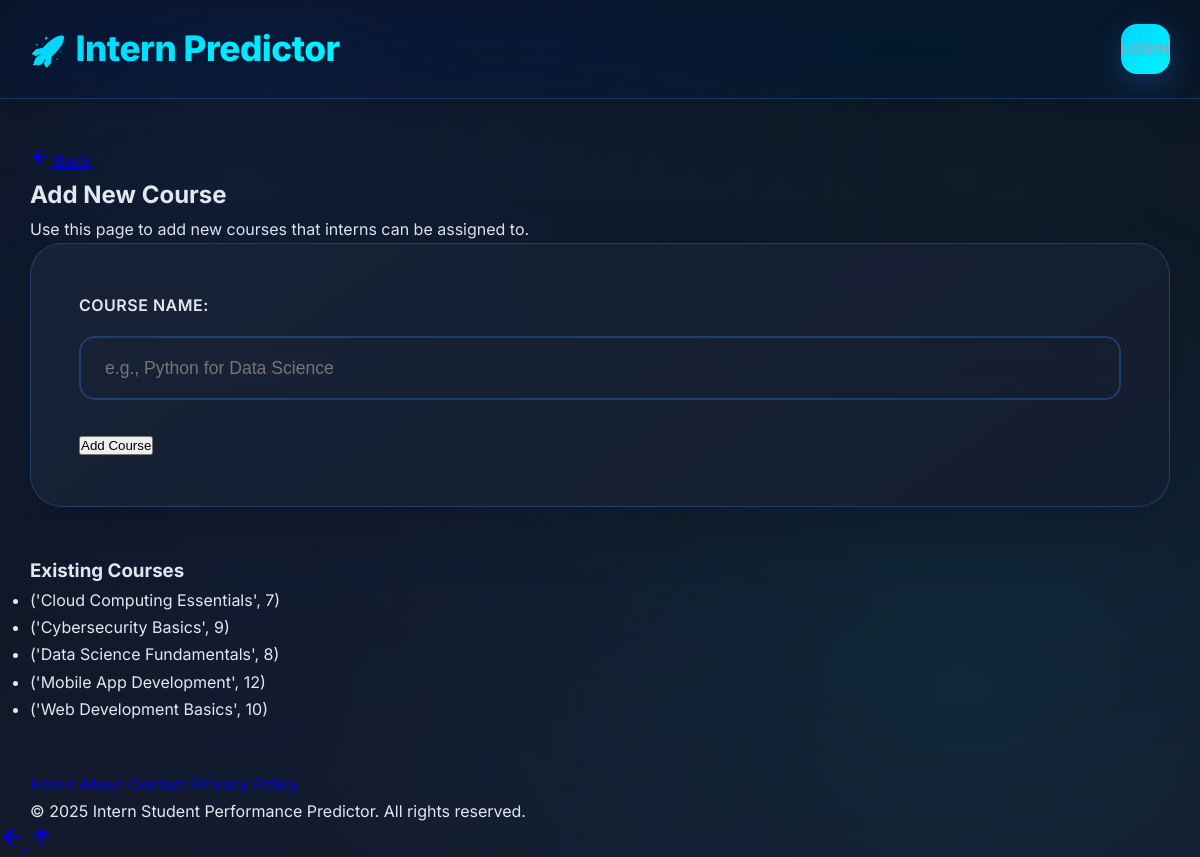
The app's page /admin/add-course (signed in) with its own data.
### tables this page shows
CREATE TABLE courses (
            id INTEGER PRIMARY KEY AUTOINCREMENT,
            name TEXT UNIQUE NOT NULL,
            total_expected_tasks INTEGER DEFAULT 10 -- New: For course completion calculation
        );

### app.py (the view, shortened to what this page needs)
@app.route('/admin/add-course', methods=['GET', 'POST'])
def add_courses():
    if not is_admin_logged_in():
        return redirect(url_for('login'))
    conn = sqlite3.connect(DATABASE)
    cursor = conn.cursor()
    cursor.execute("SELECT name, total_expected_tasks FROM courses ORDER BY name")
    existing_courses = cursor.fetchall()
    conn.close()
    return render_template('add_courses.html', username=session['username'], existing_courses=existing_courses)

### app.py (called while the page is built)
def is_admin_logged_in():
    return 'role' in session and session['role'] == 'admin'

### templates/add_courses.html (shortened to what this page needs)
{% extends "base.html" %}
{% block content %}
    <h2>Add New Course</h2>
    <p>Use this page to add new courses that interns can be assigned to.</p>
    <form method="POST">
        <label for="course_name">Course Name:</label>
        <input type="text" id="course_name" name="course_name" required placeholder="e.g., Python for Data Science">
        <button type="submit">Add Course</button>
    </form>
    <div class="info-section" style="margin-top: 30px;">
        <h3>Existing Courses</h3>
        {% if existing_courses %}
            <ul>
                {% for course in existing_courses %}
                    <li>{{ course }}</li>
                {% endfor %}
            </ul>
        {% else %}
            <p>No courses added yet.</p>
        {% endif %}
    </div>
{% endblock %}

### static/css/style.css (style rules this page uses)
:root { --admin-bg-dark: #0a0f1a; --admin-bg-secondary: #141a2a; --admin-card-bg: linear-gradient(145deg, rgba(25, 35, 55, 0.95), rgba(20, 30, 48, 0.98)); --admin-border: rgba(59, 130, 246, 0.3); --admin-text-primary: #e2e8f0; --admin-text-secondary: #94a3b8; --admin-accent: #00d4ff; --admin-accent-hover: #00f5ff; --admin-danger: #ff6b6b; --admin-success: #51cf66; --admin-warning: #ffd43b; --admin-purple: #9d4edd; --intern-bg-light: linear-gradient(135deg, #f8fafc 0%, #f1f5f9 100%); --intern-bg-white: #ffffff; --intern-card-bg: linear-gradient(145deg, #ffffff, #f8fafc); --intern-border: rgba(59, 130, 246, 0.2); --intern-text-primary: #1e293b; --intern-text-secondary: #64748b; --intern-accent: #3b82f6; --intern-accent-hover: #2563eb; --intern-danger: #ef4444; --intern-success: #10b981; --intern-warning: #f59e0b; --intern-purple: #8b5cf6; --font-main: 'Inter', system-ui, -apple-system, sans-serif; --shadow-sm: 0 2px 15px rgba(0, 0, 0, 0.08); --shadow-md: 0 8px 40px rgba(0, 0, 0, 0.12); --shadow-lg: 0 20px 60px rgba(0, 0, 0, 0.18); --shadow-accent: 0 10px 30px rgba(59, 130, 246, 0.25); --border-radius-sm: 8px; --border-radius: 16px; --border-radius-lg: 24px; --border-radius-xl: 32px; --glass-bg: rgba(255, 255, 255, 0.1); --glass-border: rgba(255, 255, 255, 0.2); --glass-shadow: 0 8px 32px rgba(0, 0, 0, 0.1); --ease-bounce: cubic-bezier(0.68, -0.55, 0.265, 1.55); --ease-smooth: cubic-bezier(0.4, 0, 0.2, 1); --ease-power: cubic-bezier(0.87, 0, 0.13, 1); }
body[data-role="admin"] { --bg-main: var(--admin-bg-dark); --bg-secondary: var(--admin-bg-secondary); --card-bg: var(--admin-card-bg); --border-color: var(--admin-border); --text-primary: var(--admin-text-primary); --text-secondary: var(--admin-text-secondary); --accent-primary: var(--admin-accent); --accent-hover: var(--admin-accent-hover); --danger-color: var(--admin-danger); --success-color: var(--admin-success); background: radial-gradient(ellipse at 20% 20%, rgba(59, 130, 246, 0.1) 0%, transparent 50%), radial-gradient(ellipse at 80% 80%, rgba(6, 182, 212, 0.1) 0%, transparent 50%), linear-gradient(165deg, var(--admin-bg-dark) 0%, var(--admin-bg-secondary) 100%); color: var(--admin-text-primary); min-height: 100vh; }
* { margin: 0; padding: 0; box-sizing: border-box; }
html { scroll-behavior: smooth; font-size: 16px; }
body { font-family: var(--font-main); line-height: 1.7; font-weight: 400; background-attachment: fixed; min-height: 100vh; transition: all 0.4s var(--ease-smooth); overflow-x: hidden; }
body::before { content: ''; position: fixed; top: 0; left: 0; width: 100%; height: 100%; background: radial-gradient(circle at 20% 80%, rgba(59, 130, 246, 0.05) 0%, transparent 50%), radial-gradient(circle at 80% 20%, rgba(6, 182, 212, 0.05) 0%, transparent 50%); pointer-events: none; z-index: -1; }
form { background: var(--card-bg); border-radius: var(--border-radius-xl); padding: 3rem; border: 1px solid var(--border-color); box-shadow: var(--shadow-lg); margin-bottom: 3rem; backdrop-filter: blur(20px); position: relative; overflow: hidden; }
form::before { content: ''; position: absolute; top: 0; left: -100%; width: 100%; height: 100%; background: linear-gradient(90deg, transparent, rgba(var(--accent-primary), 0.03), transparent); transition: left 0.6s var(--ease-smooth); }
label { display: block; margin-bottom: 1rem; font-weight: 600; color: var(--text-primary); font-size: 1rem; text-transform: uppercase; letter-spacing: 0.5px; }
input, select, textarea { width: 100%; padding: 1.2rem 1.5rem; margin-bottom: 2rem; border: 2px solid var(--border-color); border-radius: var(--border-radius); background: rgba(var(--bg-secondary), 0.5); color: var(--text-primary); font-size: 1.1rem; transition: all 0.4s var(--ease-bounce); backdrop-filter: blur(10px); }

### records on screen
courses: course "('Cloud Computing Essentials', 7)"
courses: course "('Cybersecurity Basics', 9)"
courses: course "('Data Science Fundamentals', 8)"
courses: course "('Mobile App Development', 12)"
courses: course "('Web Development Basics', 10)"
